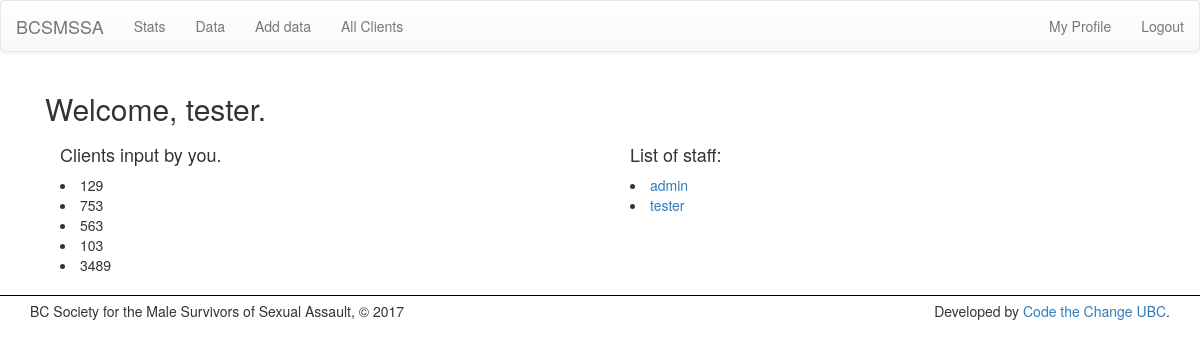
The page /profile/2 (signed in) on the database as committed earlier.
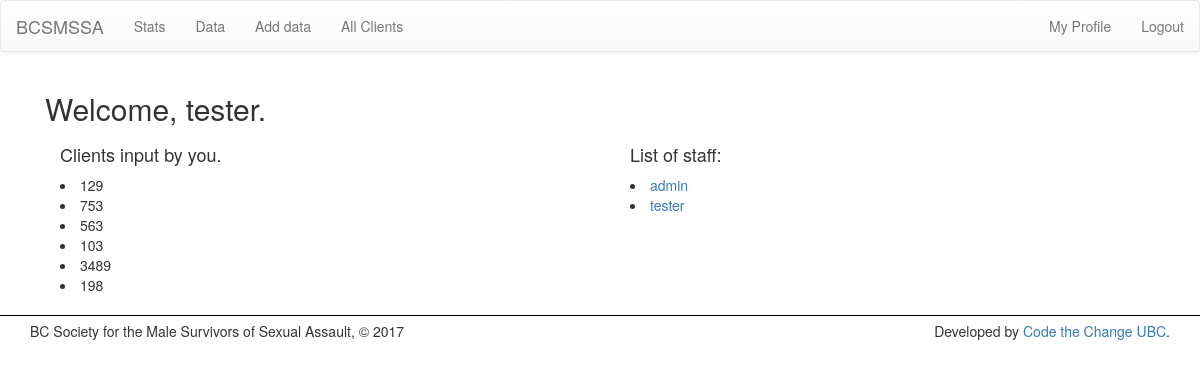
The same page on the database as committed later.
### stats/models.py (models this page shows, shortened)
class Client( models.Model ):
    user = models.ForeignKey(User, null=True, default=None, on_delete=models.SET_DEFAULT, verbose_name="Input by User")
    client_number       = models.IntegerField(verbose_name="Client Number", unique=True)
    date_of_birth       = models.DateField('Date of Birth (yyyy-mm-dd)')
    age                 = models.IntegerField(null=True, blank=True, default=None, verbose_name="Age at time of visit")
    number_of_abuses    = models.IntegerField(null=True, blank=True, default=None, verbose_name="Number of Abuses")

### stats/views.py (the view)
# urls.py: url(r'^profile/(?P<pk>[0\w-]+)$', views.UserProfile.as_view(), name='user_show'),
class UserProfile(LoginRequiredMixin, DetailView):
    model = User
    template_name = 'stats/profile.html'
    def get_context_data(self, **kwargs):
        context = super(DetailView, self).get_context_data(**kwargs)
        context['user'] = self.request.user
        context['users'] = User.objects.all()
        if self.request.user.is_superuser:
            keys = InviteKey.objects.all()
            context['keys'] = keys
        return context

### stats/templates/stats/profile.html (shortened to what this page needs)
{% extends 'stats/base.html' %}
{% load static %}
{% block body %}
<div class='container profile-page'>
    {% if object == user %}
        <h2>Welcome, {{ object.username }}.</h2>
    {% else %}
        <h2>{{ object.username }}</h2>
    {% endif %}
    <div class='col-sm-6'>
        {% if object == user %}
            <h4>Clients input by you.</h4>
        {% else %}
            <h4>Clients input by {{ object.username }}</h4>
        {% endif %}
        {% for client in object.client_set.all %}
            <li>{{ client.client_number }}</li>
        {% endfor %}
    </div>
    <div class='col-sm-6'>
        <h4>List of staff:</h4>
        {% for u in users %}
            <li><a href="{% url 'user_show' u.id %}">{{ u.username }}</a></li>
        {% endfor %}
    </div>
</div>
{% endblock %}

Rows that differ between the two databases and show on the page:
added Client: client_number "198"
